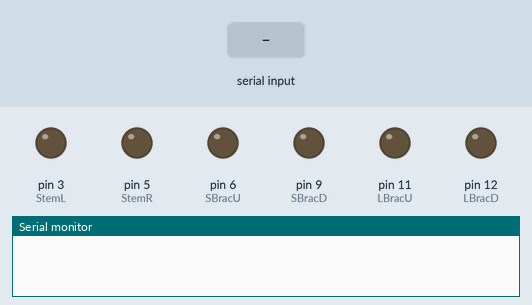
Simulated run of this sketch. Board: Arduino Uno, built with avr-gcc and run on an emulated ATmega328P. Parts: output pins drawn as LEDs (lit = HIGH), the last lines printed to the serial monitor. The test bench sets the inputs (shaded band).

Above: at 1.2 s.
1.3 s: "2" received over Serial
At 2.5 s:
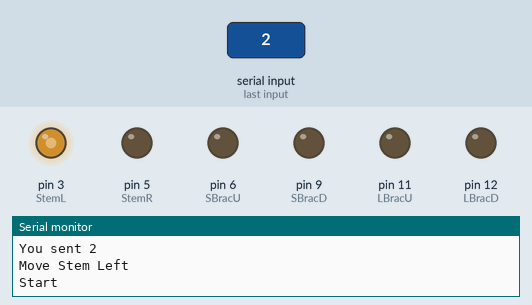
2.8 s: "3" received over Serial
At 5.7 s:
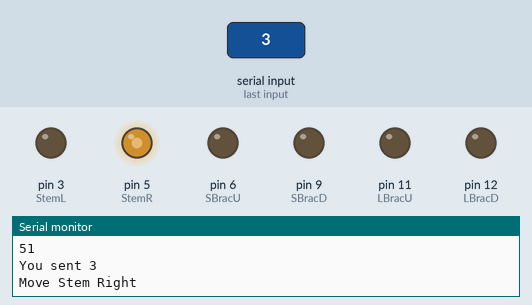
5.8 s: "4" received over Serial
At 8.7 s:
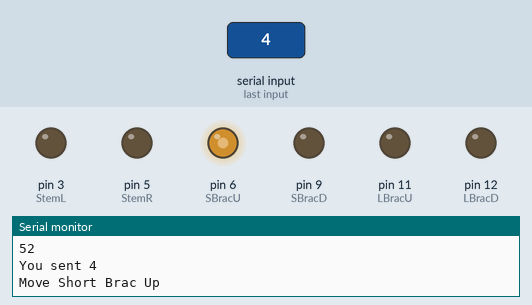
8.8 s: "5" received over Serial
At 11.7 s:
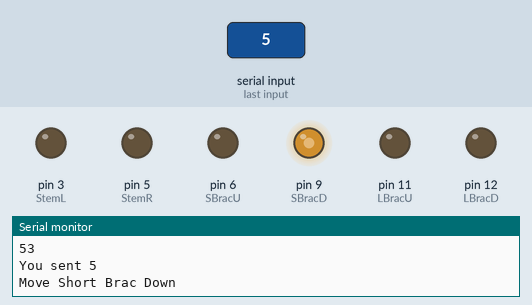
11.8 s: "6" received over Serial
At 14.7 s:
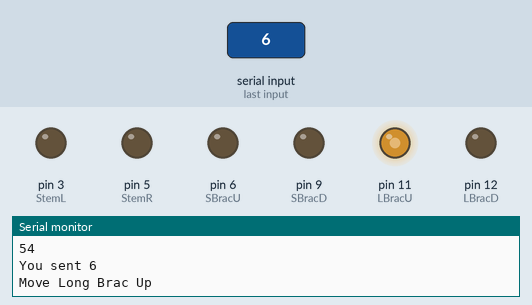
14.8 s: "7" received over Serial
At 18.3 s:
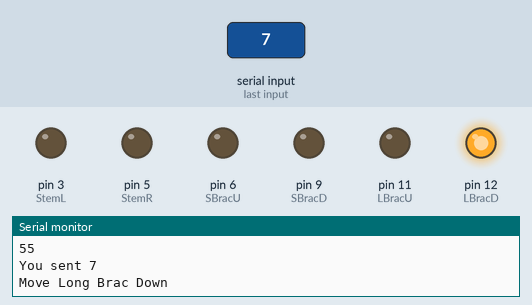
Timing chart, 0 to 21.8 s (numbered marks = the images above; inputs shaded):
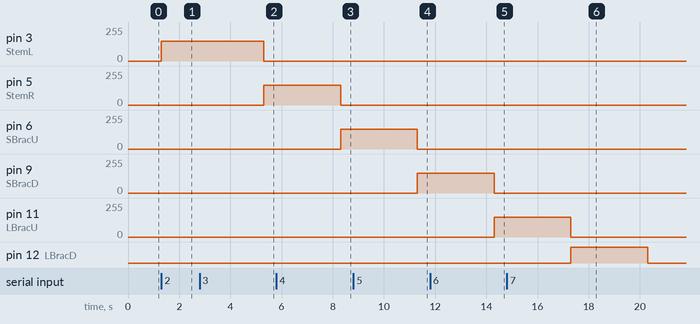

Measured:
- after the input at 1.3 s, pin 3 (StemL): 0/255 → 150/255 at once
- after the input at 2.8 s, pin 5 (StemR): 0/255 → 150/255 after 2.5 s
- after the input at 5.8 s, pin 6 (SBracU): 0/255 → 150/255 after 2.5 s
- after the input at 8.8 s, pin 9 (SBracD): 0/255 → 150/255 after 2.5 s
- after the input at 11.8 s, pin 11 (LBracU): 0/255 → 150/255 after 2.5 s
- after the input at 14.8 s, pin 12 (LBracD): LOW → HIGH after 2.5 s, → LOW 3.0 s later

The sketch:

sketch_apr14a.ino
```cpp
int StemL = 3;
int StemR = 5;
int SBracU = 6;
int SBracD = 9;
int LBracU = 11;
int LBracD = 12;
int dutyS = 150;
int dutyBS = 150;
int dutyBL = 150;
int TimeA = 3000;
void setup() {
  // put your setup code here, to run once:
Serial.begin(9600);
pinMode(StemL, OUTPUT);
pinMode(StemR, OUTPUT);
pinMode(SBracU, OUTPUT);
pinMode(SBracD, OUTPUT);
pinMode(LBracU, OUTPUT);
pinMode(LBracD, OUTPUT);
}

void loop() {
  // put your main code here, to run repeatedly:
if (Serial.available()>0){
int command = Serial.read();
Serial.println(command);
if (command == 50){
  Serial.println("You sent 2");
  Serial.println("Move Stem Left");
  analogWrite(StemL, dutyS);
  Serial.println("Start");
  delay(4000);
  Serial.println("Stop");
  analogWrite(StemL, 0);
}
else if (command == 51){
  Serial.println("You sent 3");
  Serial.println("Move Stem Right");
  analogWrite(StemR, dutyS);
  delay(TimeA);
  analogWrite(StemR, 0);
}
else if (command == 52){
  Serial.println("You sent 4");
  Serial.println("Move Short Brac Up");
  analogWrite(SBracU, dutyS);
  delay(TimeA);
  analogWrite(SBracU, 0);
}
else if (command == 53){
  Serial.println("You sent 5");
  Serial.println("Move Short Brac Down");
  analogWrite(SBracD, dutyS);
  delay(TimeA);
  analogWrite(SBracD, 0);
}
else if (command == 54){
  Serial.println("You sent 6");
  Serial.println("Move Long Brac Up");
  analogWrite(LBracU, dutyBL);
  delay(TimeA);
  analogWrite(LBracU, 0);
}
else if (command == 55){
  Serial.println("You sent 7");
  Serial.println("Move Long Brac Down");
  analogWrite(LBracD, dutyBL);
  delay(TimeA);
  analogWrite(LBracD, 0);
}
else{
  Serial.println("None");
  analogWrite(StemR, 0);
  analogWrite(StemL, 0);
  analogWrite(SBracU, 0);
  analogWrite(SBracD, 0);
  analogWrite(LBracU, 0);
  analogWrite(LBracD, 0);
}
}
}
```
